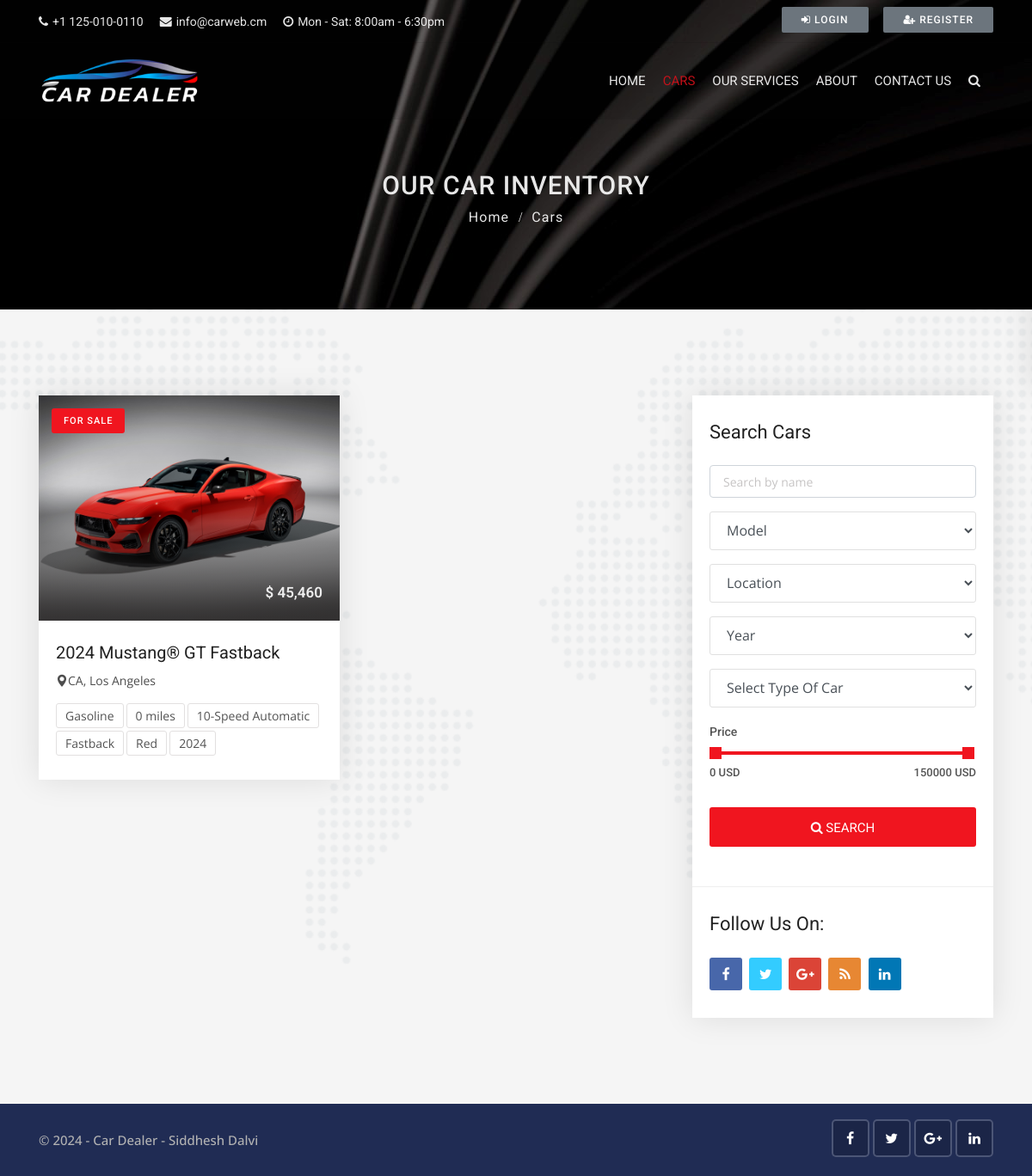
Screenshot of /cars/ with the database file from the repository.
### cars/models.py (models this page shows, shortened)
class Car(models.Model):
    state_choice = (
        ('AL', 'Alabama'),
        ('AK', 'Alaska'),
        ('AZ', 'Arizona'),
        ('AR', 'Arkansas'),
        ('CA', 'California'),
        ('CO', 'Colorado'),
        ('CT', 'Connecticut'),
        ('DE', 'Delaware'),
        ('DC', 'District Of Columbia'),
        ('FL', 'Florida'),
        ('GA', 'Georgia'),
        ('HI', 'Hawaii'),
        ('ID', 'Idaho'),
        ('IL', 'Illinois'),
        ('IN', 'Indiana'),
        ('IA', 'Iowa'),
        ('KS', 'Kansas'),
        ('KY', 'Kentucky'),
        ('LA', 'Louisiana'),
        ('ME', 'Maine'),
        ('MD', 'Maryland'),
        ('MA', 'Massachusetts'),
        ('MI', 'Michigan'),
        ('MN', 'Minnesota'),
        ('MS', 'Mississippi'),
        ('MO', 'Missouri'),
        ('MT', 'Montana'),
        ('NE', 'Nebraska'),
        ('NV', 'Nevada'),
        ('NH', 'New Hampshire'),
        ('NJ', 'New Jersey'),
        ('NM', 'New Mexico'),
        ('NY', 'New York'),
        ('NC', 'North Carolina'),
        ('ND', 'North Dakota'),
        ('OH', 'Ohio'),
        ('OK', 'Oklahoma'),
        ('OR', 'Oregon'),
        ('PA', 'Pennsylvania'),
        ('RI', 'Rhode Island'),
        ('SC', 'South Carolina'),
        ('SD', 'South Dakota'),
        ('TN', 'Tennessee'),
        ('TX', 'Texas'),
        ('UT', 'Utah'),
        ('VT', 'Vermont'),
        ('VA', 'Virginia'),
        ('WA', 'Washington'),
        ('WV', 'West Virginia'),
        ('WI', 'Wisconsin'),
        ('WY', 'Wyoming'),
    )
    year_choice = []
    for r in range(2000, (datetime.now().year+1)):
        year_choice.append((r,r))
    features_choices = (
        ('Cruise Control', 'Cruise Control'),
        ('Audio Interface', 'Audio Interface'),
        ('Airbags', 'Airbags'),
        ('Air Conditioning', 'Air Conditioning'),
        ('Seat Heating', 'Seat Heating'),
        ('Alarm System', 'Alarm System'),
        ('ParkAssist', 'ParkAssist'),
        ('Power Steering', 'Power Steering'),
        ('Reversing Camera', 'Reversing Camera'),
        ('Direct Fuel Injection', 'Direct Fuel Injection'),
        ('Auto Start/Stop', 'Auto Start/Stop'),
        ('Wind Deflector', 'Wind Deflector'),
        ('Bluetooth Handset', 'Bluetooth Handset'),
    )
    door_choices = (
        ('2', '2'),
        ('3', '3'),
        ('4', '4'),
        ('5', '5'),
        ('6', '6'),
    )
    car_title = models.CharField(max_length=255)
    state = models.CharField(choices=state_choice, max_length=100)
    city = models.CharField(max_length=100)
    color = models.CharField(max_length=100)
    model = models.CharField(max_length=100)
    year = models.IntegerField(('year'), choices=year_choice)
    condition = models.CharField(max_length=100)
    price = models.IntegerField()
    description = RichTextField()
    car_photo = models.ImageField(upload_to='photos/%Y/%m/%d/')
    car_photo_1 = models.ImageField(upload_to='photos/%Y/%m/%d/', blank=True)
    car_photo_2 = models.ImageField(upload_to='photos/%Y/%m/%d/', blank=True)
    car_photo_3 = models.ImageField(upload_to='photos/%Y/%m/%d/', blank=True)
    car_photo_4 = models.ImageField(upload_to='photos/%Y/%m/%d/', blank=True)
    features = MultiSelectField(choices=features_choices)
    body_style = models.CharField(max_length=100)
    engine = models.CharField(max_length=100)
    transmission = models.CharField(max_length=100)
    interior = models.CharField(max_length=100)
    miles = models.IntegerField()
    doors = models.CharField(choices=door_choices, max_length=10)
    passengers = models.IntegerField()
    vin_no = models.CharField(max_length=100)
    milage = models.IntegerField()
    fuel_type = models.CharField(max_length=50)
    no_of_owners = models.CharField(max_length=100)
    is_featured = models.BooleanField(default=False)
    created_date = models.DateTimeField(default=datetime.now, blank=True)

### cars/views.py (the view)
# urls.py: path('cars/', include('cars.urls')),
def cars(request):
    cars = Car.objects.order_by('-created_date')
    paginator = Paginator(cars, 4)
    page = request.GET.get('page')
    paged_cars = paginator.get_page(page)
    model_search = Car.objects.values_list('model', flat=True).distinct()
    city_search = Car.objects.values_list('city', flat=True).distinct()
    year_search = Car.objects.values_list('year', flat=True).distinct()
    body_style_search = Car.objects.values_list('body_style', flat=True).distinct()
    data = {
        'cars': paged_cars,
        'model_search': model_search,
        'city_search': city_search,
        'year_search': year_search,
        'body_style_search': body_style_search,
    }
    return render(request, 'cars/cars.html', data)

### templates/cars/cars.html (shortened to what this page needs)
{% extends 'base.html' %}
{% block content %}
{% load humanize %}
<div class="sub-banner overview-bgi">
    <div class="container breadcrumb-area">
        <div class="breadcrumb-areas">
            <h1>Our Car Inventory</h1>
            <ul class="breadcrumbs">
                <li><a href="{% url 'home' %}">Home</a></li>
                <li class="active">Cars</li>
            </ul>
        </div>
    </div>
</div>
<div class="featured-car content-area">
    <div class="container">
        <div class="row">
            <div class="col-lg-8 col-md-12">
                <div class="row">
                  {% for car in cars %}
                    <div class="col-lg-6 col-md-6">
                        <div class="car-box-3">
                            <div class="car-thumbnail">
                                <a href="{% url 'car_detail' car.id %}" class="car-img">
                                    <div class="tag">For Sale</div>
                                    <div class="price-box">
                                        <span>$ {{car.price | intcomma }}</span>
                                    </div>
                                    <img class="d-block w-100" src="{{car.car_photo.url}}" alt="car"  style="min-height: 262px; max-height: 262px;">
                                </a>
                            </div>
                            <div class="detail">
                                <h1 class="title">
                                    <a href="{% url 'car_detail' car.id %}">{{car.car_title}}</a>
                                </h1>
                                <div class="location">
                                    <a href="{% url 'car_detail' car.id %}">
                                        <i class="flaticon-pin"></i>{{car.state}}, {{car.city}}
                                    </a>
                                </div>
                                <ul class="facilities-list clearfix">
                                    <li>{{car.fuel_type}}</li>
                                    <li>{{car.miles | intcomma }} miles</li>
                                    <li>{{car.transmission}}</li>
                                    <li>{{car.body_style}}</li>
                                    <li>{{car.color}}</li>
                                    <li>{{car.year}}</li>
                                </ul>
                            </div>
                        </div>
                    </div>
            {% endfor %}
                </div>
            </div>
            <div class="col-lg-4 col-md-12">
                <div class="sidebar-right">
                    <div class="widget advanced-search2">
                        <h3 class="sidebar-title">Search Cars</h3>
                        <form action="{% url 'search' %}" method="">
                            <div class="form-group">
                                <input type="text" name="keyword" placeholder="Search by name" class="form-control">
                            </div>
                            <div class="form-group">
                                <select class="form-control search-fields" name="model">
                                    <option selected="true" disabled="disabled">Model</option>
                                </select>
                            </div>
                            <div class="form-group">
                                <select class="form-control search-fields" name="city">
                                    <option selected="true" disabled="disabled">Location</option>
                                </select>
                            </div>
                            <div class="form-group">
                                <select class="form-control search-fields" name="year">
                                    <option selected="true" disabled="disabled">Year</option>
                                </select>
                            </div>
                            <div class="form-group">
                                <select class="form-control search-fields" name="body_style">
                                    <option selected="true" disabled="disabled">Select Type Of Car</option>
                                </select>
                            </div>
                            <div class="range-slider clearfix">
                                            <label>Price</label>
                                            <div data-min="0" data-max="150000"  data-min-name="min_price" data-max-name="max_price" data-unit="USD" class="range-slider-ui ui-slider" aria-disabled="false"></div>
                                        </div>
                            <div class="form-group">
                                <button class="btn btn-block button-theme btn-md">
                                    <i class="fa fa-search"></i> Search
                                </button>
                            </div>
                        </form>
                    </div>
                    <div class="widget question widget-3">
                        <h5 class="sidebar-title">Follow Us On:</h5>
                        <div class="social-list clearfix">
                            <ul>
                                <li><a href="https://codeastro.com/" class="facebook-bg"><i class="fa fa-facebook"></i></a></li>
                                <li><a href="https://codeastro.com/" class="twitter-bg"><i class="fa fa-twitter"></i></a></li>
                                <li><a href="https://codeastro.com/" class="google-bg"><i class="fa fa-google-plus"></i></a></li>
                                <li><a href="https://codeastro.com/" class="rss-bg"><i class="fa fa-rss"></i></a></li>
                                <li><a href="https://codeastro.com/" class="linkedin-bg"><i class="fa fa-linkedin"></i></a></li>
                            </ul>
                        </div>
                    </div>
                </div>
            </div>
        </div>
    </div>
</div>
{% endblock %}

### cardealer/static/css/skins/red.css (style rules this page uses)
.button-theme { background:#f0151f; }
.tag { background:#f0151f; }

### rows the page displays
Car: price "45,460", car_photo (picture), car_title "2024 Mustang® GT Fastback", state "CA", city "Los Angeles", fuel_type "Gasoline", miles "0", transmission "10-Speed Automatic", body_style "Fastback", color "Red", year "2024"
